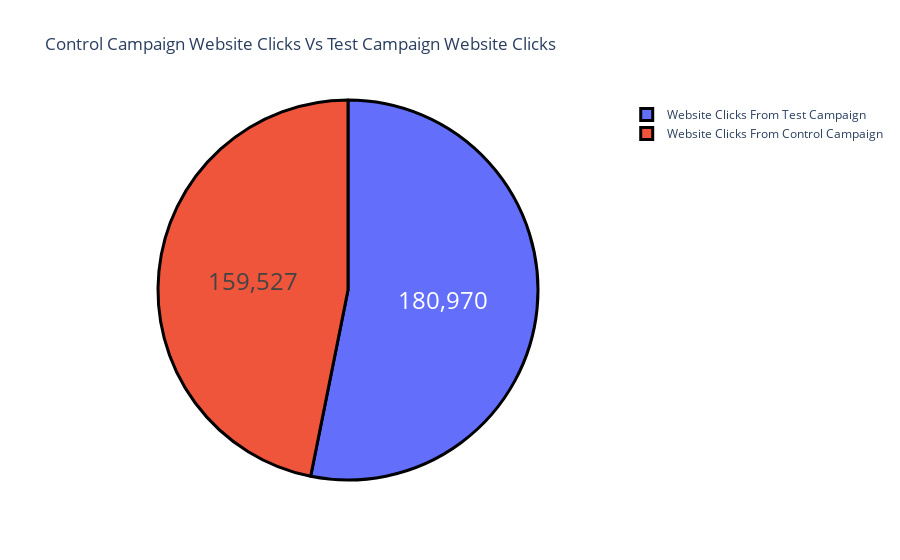

Here is the notebook cell this chart was saved with:
### Markdown cell above
## 4. What is the difference in the number of website clicks between the Test Campaign and the Control Campaign?

The Test Campaign received a significantly higher number of Website Clicks, with a count of 180,960, compared to the Control Campaign, which received 159,527 Website Clicks. This indicates that the Test Campaign attracted more traffic and user engagement on the website.

### Code cell
label = ['Website Clicks From Control Campaign',
        'Website Clicks From Test Campaign']
total_clicks = [sum (df_cdata['Click Count of Website']),
               sum (df_tdata['Click Count of Website'])]
color = ['lightpurple','lightred']
graph_4 = go.Figure(data = [go.Pie(labels = label, values = total_clicks)])
graph_4.update_layout(title_text= 'Control Campaign Website Clicks Vs Test Campaign Website Clicks')
graph_4.update_traces(hoverinfo='label+percent', textinfo='value', 
                  textfont_size=24,
                  marker=dict(colors=color, 
                              line=dict(color='black', width=3)))
graph_4.show()

### Figure 1 — Plotly figure (JSON) as saved in the notebook; plotly's stock layout.template omitted (floating-point values rounded to 4 significant figures)
{"data": [{"hoverinfo": "label+percent", "labels": ["Website Clicks From Control Campaign", "Website Clicks From Test Campaign"], "marker": {"colors": ["lightpurple", "lightred"], "line": {"color": "black", "width": 3}}, "textfont": {"size": 24}, "textinfo": "value", "type": "pie", "values": [159527, 180970]}], "layout": {"autosize": true, "title": {"text": "Control Campaign Website Clicks Vs Test Campaign Website Clicks"}}}
